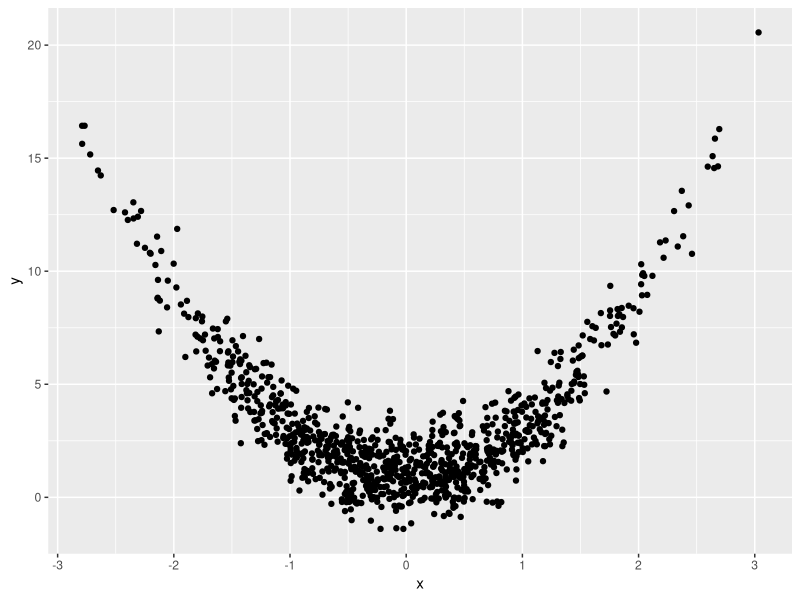
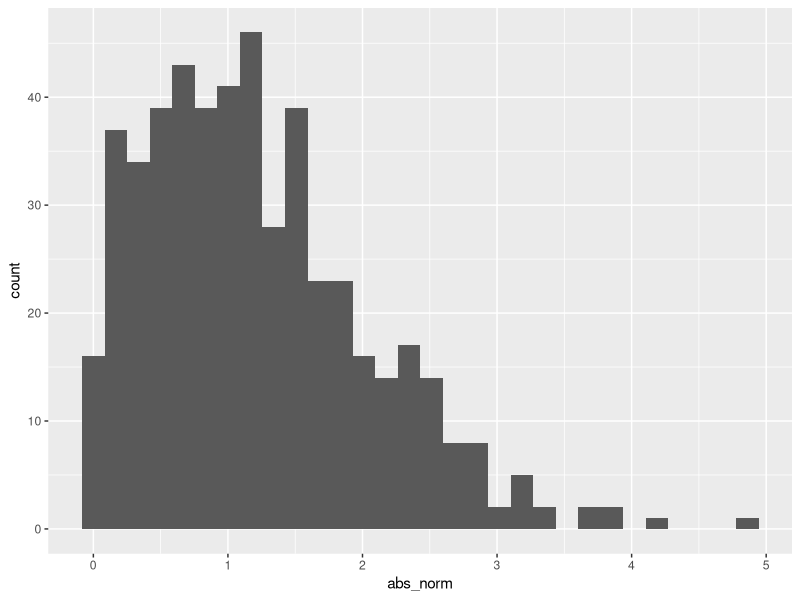

Here is the R script that generated these plots, in order:
## ---- chunk 1
library(tidyverse)
## ---- chunk 2
samp = rnorm(100)
length(samp)
## ---- chunk 3
plot_df=
  tibble(
    x=rnorm(n=1000),
    y=1+2*x^2+rnorm(n=1000)
  )
ggplot(plot_df,aes(x=x,y=y))+geom_point()
## ---- chunk 4
la_df=
  tibble(
    norm=rnorm(n=500,mean=1),
    logical=norm>0,
    abs_norm=abs(norm)
  )
  ggplot(la_df,aes(x=abs_norm))+geom_histogram()
